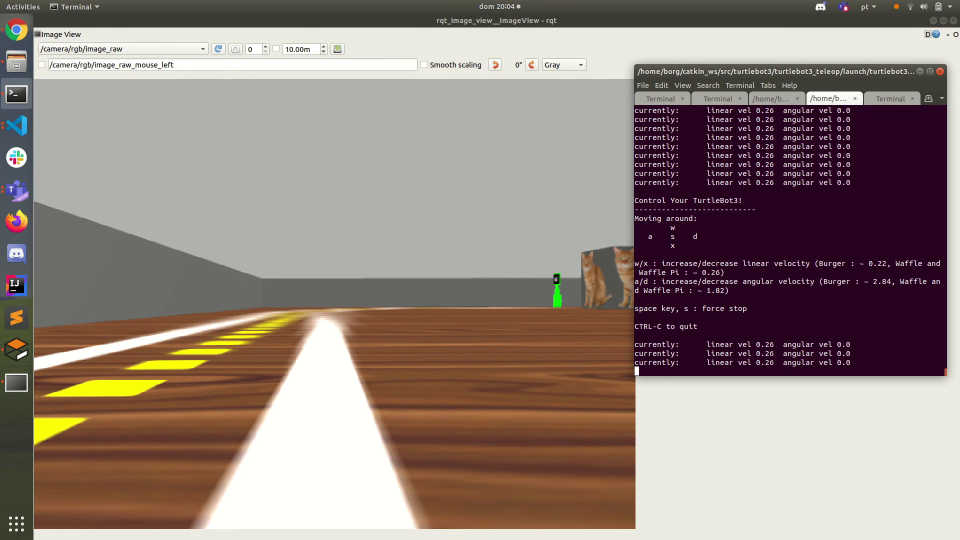
#> input picture frame 88 of linha.webm, 1920 x 1080 px, given in place of video.mp4, which was not available (shown at 1/2 size)
$ python seguidor.py
#> lines starting #> are read from the running program, lines starting #| are printed output that depends on the picture; after the words box and inside, x2 and y2 are one past the last pixel; in counts of white or black regions, pixels touching at a corner belong together; pictures that were not available may be replaced by others from this repository, and a replacement may not be noted
import cv2
import numpy as np
import time
import math

video = "video.mp4"

cap = cv2.VideoCapture(video)

# mask exemplo para linha

#lower_white = np.array([0, 0, 212])
#upper_white = np.array([131, 255, 255])
# Threshold the HSV image
#mask = cv2.inRange(hsv, lower_white, upper_white)


coef_angular_positivo = []
coef_angular_negativo = []
coef_linear_positivo = []
coef_linear_negativo = []


while True:
    ret, frame = cap.read()
#> frame is the input picture: shape (1080, 1920, 3); mean B, G, R 126.3, 132.5, 147.7

    lista_xi = []
    lista_yi = []

    x_ponto_fuga = []
    y_ponto_fuga = []

    avg_x=0
    avg_y=0

    #hsv = cv2.cvtColor(frame, cv2.COLOR_BGR2HSV)

    gray = cv2.cvtColor(frame, cv2.COLOR_BGR2GRAY)
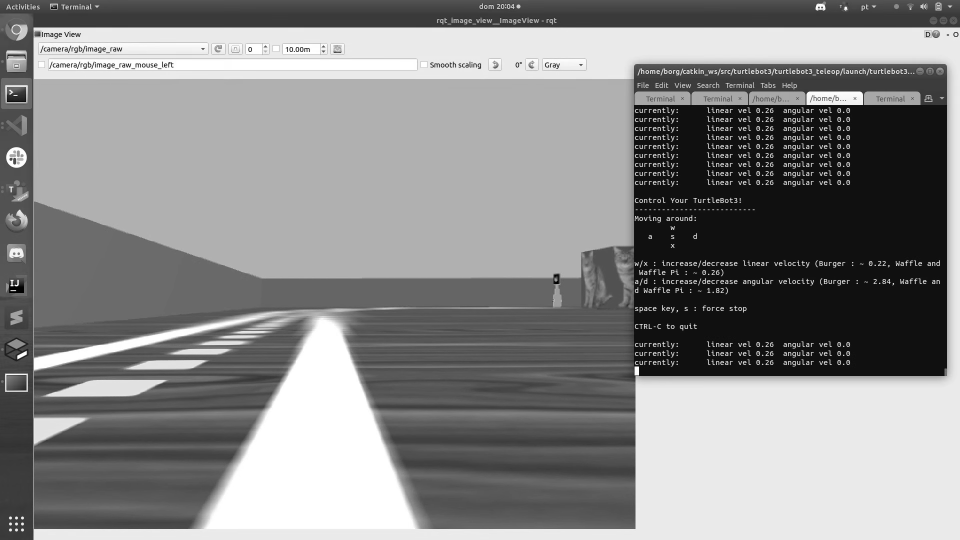
#> gray: shape (1080, 1920) (shown at 1/2 size); min 0, max 255, mean 136.4
    hsv = cv2.cvtColor(frame, cv2.COLOR_BGR2HSV)
#> hsv: shape (1080, 1920, 3); mean H, S, V 47.3, 77.4, 148.7

    ret, threshold = cv2.threshold(gray, 230, 255, cv2.THRESH_BINARY)
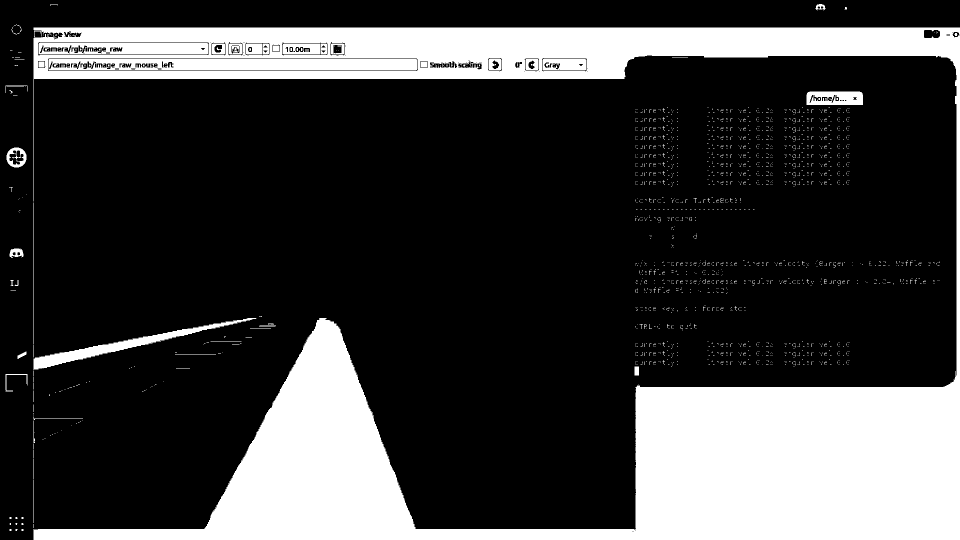
#> threshold: shape (1080, 1920) (shown at 1/2 size); 23.9% white; 2561 white regions (2515 under 20 px), largest, box (x1, y1, x2, y2) and area: (67, 55, 1920, 1080) 448119, (97, 118, 834, 141) 15564, (77, 86, 416, 109) 6732

    edges = cv2.Canny(threshold, 50, 150, apertureSize=3)
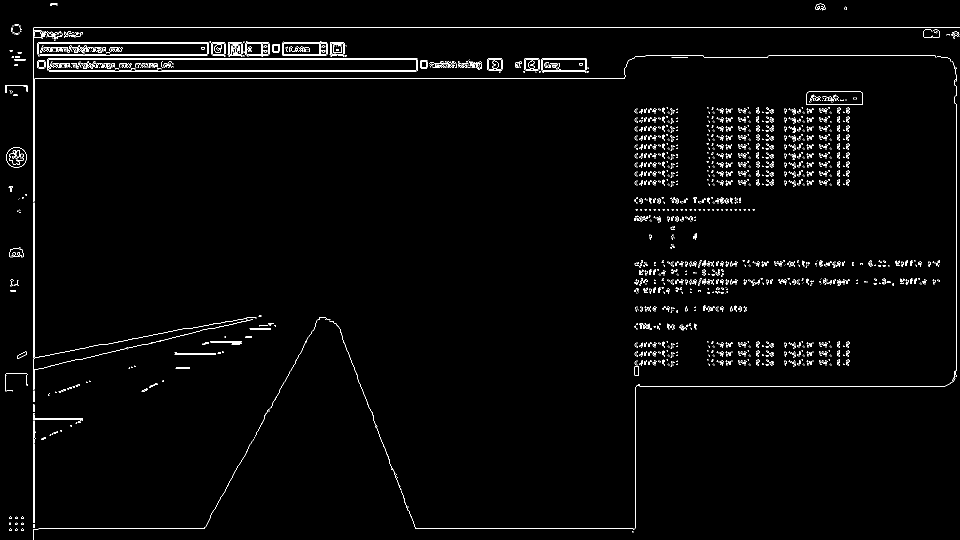
#> edges: shape (1080, 1920) (shown at 1/2 size); 1.8% white in thin lines or dots
    edges2 = cv2.Canny(gray, 240, 255, apertureSize=3)
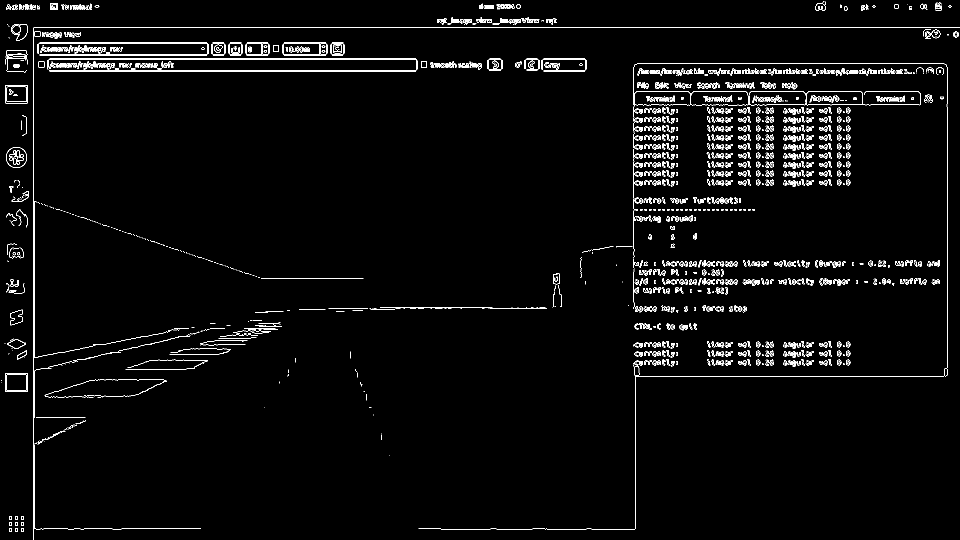
#> edges2: shape (1080, 1920) (shown at 1/2 size); 2.7% white in thin lines or dots

    low = np.array([220, 50, 50])
    high = np.array([255, 255, 255])

    mask = cv2.inRange(frame, low, high)
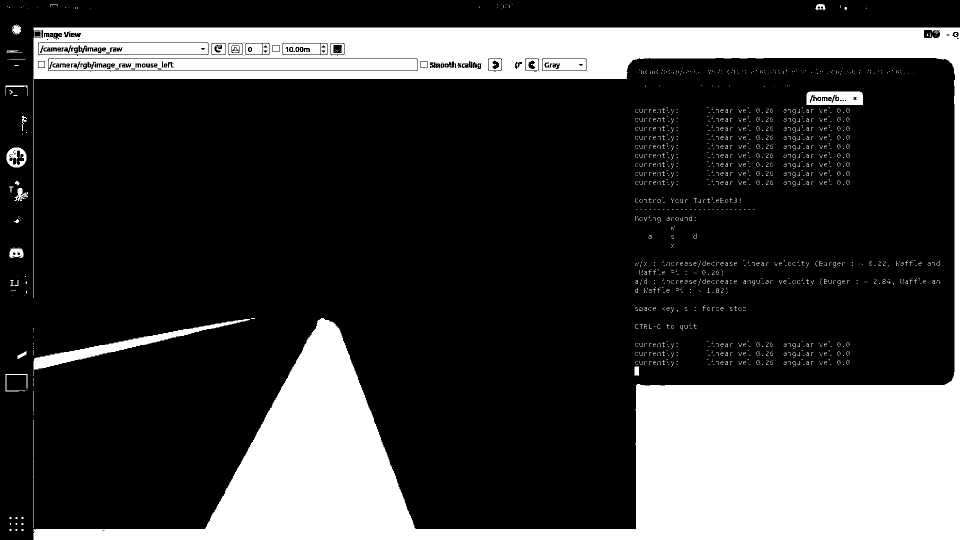
#> mask: shape (1080, 1920) (shown at 1/2 size); 24.4% white; 1961 white regions (1876 under 20 px), largest, box (x1, y1, x2, y2) and area: (67, 55, 1920, 1080) 455104, (97, 118, 834, 141) 15602, (77, 86, 416, 109) 6765

    edges3 = cv2.Canny(mask, 50, 150, apertureSize=3)
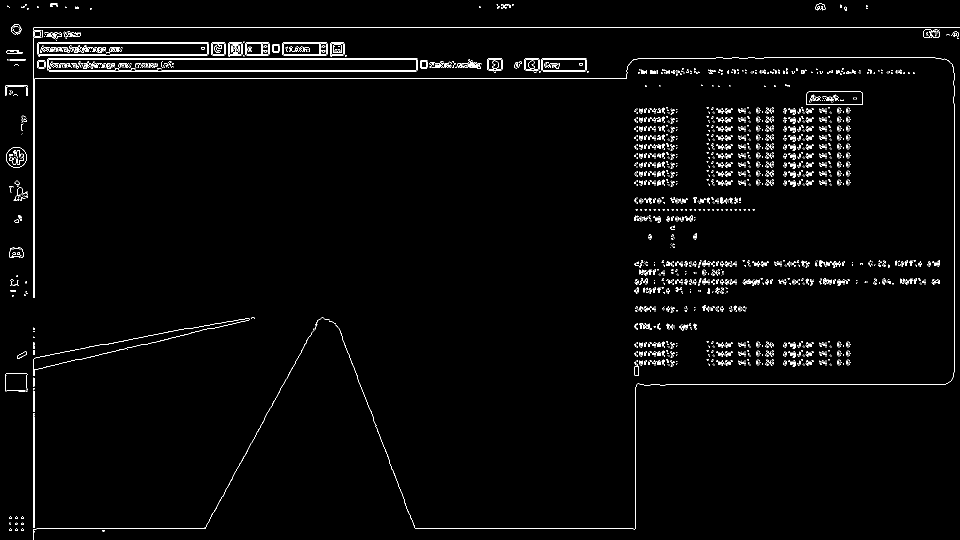
#> edges3: shape (1080, 1920) (shown at 1/2 size); 1.9% white in thin lines or dots

    lines = cv2.HoughLines(edges3, 1, np.pi/180, 200)
#> lines = 43 rows, first 8: [54, 1.57], [157, 1.57], [116, 1.57], [142, 1.57], [118, 1.57], [140, 1.57], [66, 0], [1057, 1.57]

    if lines is not None:
        for line in lines:
            for rho,theta in line:
                m = np.cos(theta)
                n = np.sin(theta)

                if 0.7 > m > 0.6:
                    coef_angular_positivo.append(m)
                    coef_linear_positivo.append(n)
                    x0 = m*rho
                    y0 = n*rho
                    x1 = int(x0 + 1000*(-n))
                    y1 = int(y0 + 1000*(m))
                    x2 = int(x0 - 1000*(-n))
                    y2 = int(y0 - 1000*(m))
                    line = cv2.line(frame,(x1,y1),(x2,y2),(0,255,0),3)

                elif -0.7 > m > -0.8:
                    coef_angular_negativo.append(m)
                    coef_linear_negativo.append(n)
                    x0 = m*rho
                    y0 = n*rho
                    x3 = int(x0 + 1000*(-n))
                    y3 = int(y0 + 1000*(m))
                    x4 = int(x0 - 1000*(-n))
                    y4 = int(y0 - 1000*(m))
                    line = cv2.line(frame,(x3,y3),(x4,y4),(0,255,0),3)

                    try:
                        h1 = coef_linear_positivo[len(coef_linear_positivo)-1]
                        m1 = coef_angular_positivo[len(coef_angular_positivo)-1]

                        h2 = coef_linear_negativo[len(coef_linear_negativo)-1]
                        m2 = coef_angular_negativo[len(coef_angular_negativo)-1]

                        xi = ((x1*y2 - y1*x2)*(x3 - x4) - (x1-x2)*(x3*y4 - y3*x4))/((x1-x2)*(y3-y4) - (y1-y2)*(x3-x4))#((h2-h1)/(m1-m2))
                        yi = ((x1*y2 - y1*x2)*(y3 - y4) - (y1-y2)*(x3*y4 - y3*x4))/((x1-x2)*(y3-y4) - (y1-y2)*(x3-x4))#(m1*xi) + h1

                        lista_xi.append(xi)
                        lista_yi.append(yi)

                        x_ponto_fuga.append(xi)
                        y_ponto_fuga.append(yi)

                    except:
                        pass
                else:
                    pass
#> this loop made 43 passes
#> after the loop, coef_angular_negativo = []; coef_angular_positivo = []; coef_linear_negativo = []; coef_linear_positivo = []; lista_xi = []; lista_yi = []; x_ponto_fuga = []; y_ponto_fuga = []
    try:
        avg_x = int(np.mean(x_ponto_fuga))
        avg_y = int(np.mean(y_ponto_fuga))
        cv2.circle(frame, (avg_x,avg_y), 3, (255,0,0), 5)
    except:
        pass

                # [8 lines of commented-out code are left out]

    cv2.imshow('imagem', frame)
    # cv2.imshow('threshold', threshold)
    cv2.imshow("egdes3", edges3)
    cv2.imshow("mask", mask)

    if cv2.waitKey(1) & 0xFF == ord('q'):
#> (key q is pressed here)
        break

cap.release()
cv2.destroyAllWindows()
